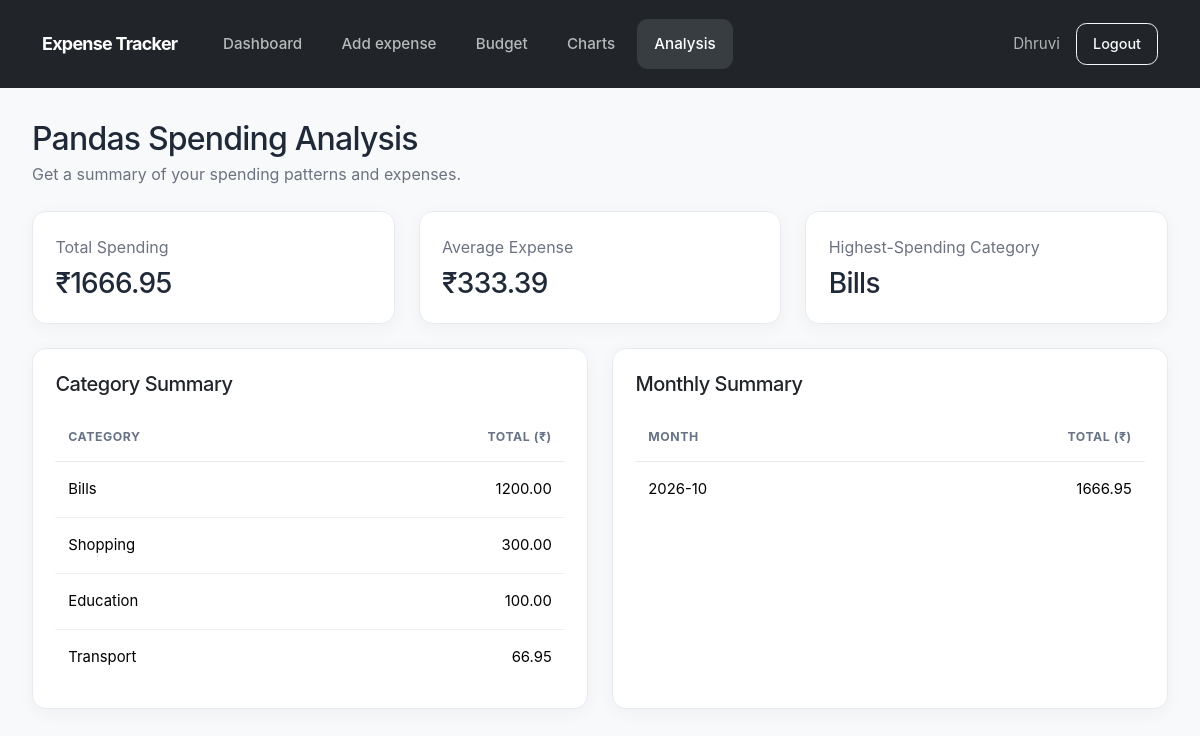
The page /analysis/ (signed in) on the database its author committed.
### expenses/models.py (models this page shows, shortened)
class Category(models.Model):
    name = models.CharField(max_length=50)

### expenses/views.py (the view)
# urls.py: path('analysis/', views.expense_analysis, name='expense_analysis'),
@login_required
def expense_analysis(request):
    expense_records = Expense.objects.filter(
        user=request.user
    ).select_related('category').values(
        'amount', 'category__name', 'date', 'description'
    )
    df = pd.DataFrame(list(expense_records))
    if df.empty:
        total_spent = 0
        average_expense = 0
        highest_category = "No data yet"
        category_summary = []
        monthly_summary = []
    else:
        df['amount'] = pd.to_numeric(df['amount'])
        total_spent = round(df['amount'].sum(), 2)
        average_expense = round(df['amount'].mean(), 2)
        category_totals = (
            df.groupby('category__name')['amount']
            .sum()
            .sort_values(ascending=False)
        )
        highest_category = category_totals.index[0]
        category_summary = [
            {'category': category, 'total': round(total, 2)}
            for category, total in category_totals.items()
        ]
        df['date'] = pd.to_datetime(df['date'])
        df['month'] = df['date'].dt.to_period('M').astype(str)
        monthly_totals = df.groupby('month')['amount'].sum().sort_index()
        monthly_summary = [
            {'month': month, 'total': round(total, 2)}
            for month, total in monthly_totals.items()
        ]
    return render(request, 'expenses/analysis.html', {
        'total_spent': total_spent,
        'average_expense': average_expense,
        'highest_category': highest_category,
        'category_summary': category_summary,
        'monthly_summary': monthly_summary,
    })

### expenses/templates/expenses/analysis.html (shortened to what this page needs)
{% extends 'expenses/base.html' %}
{% block content %}
<div class="mb-4">
    <h1 class="h2 mb-1">Pandas Spending Analysis</h1>
    <p class="text-muted mb-0">
        Get a summary of your spending patterns and expenses.
    </p>
</div>
<div class="row g-4 mb-4">
    <div class="col-md-4">
        <div class="card h-100">
            <div class="card-body">
                <p class="text-muted mb-2">Total Spending</p>
                <h3 class="mb-0">₹{{ total_spent|floatformat:2 }}</h3>
            </div>
        </div>
    </div>
    <div class="col-md-4">
        <div class="card h-100">
            <div class="card-body">
                <p class="text-muted mb-2">Average Expense</p>
                <h3 class="mb-0">₹{{ average_expense|floatformat:2 }}</h3>
            </div>
        </div>
    </div>
    <div class="col-md-4">
        <div class="card h-100">
            <div class="card-body">
                <p class="text-muted mb-2">Highest-Spending Category</p>
                <h3 class="mb-0">{{ highest_category }}</h3>
            </div>
        </div>
    </div>
</div>
<div class="row g-4">
    <div class="col-lg-6">
        <div class="card h-100">
            <div class="card-body">
                <h4 class="h5 mb-3">Category Summary</h4>
                {% if category_summary %}
                    <div class="table-responsive">
                        <table class="table table-hover">
                            <thead>
                                <tr>
                                    <th>Category</th>
                                    <th class="text-end">Total (₹)</th>
                                </tr>
                            </thead>
                            <tbody>
                                {% for item in category_summary %}
                                    <tr>
                                        <td>{{ item.category }}</td>
                                        <td class="text-end">
                                            {{ item.total|floatformat:2 }}
                                        </td>
                                    </tr>
                                {% endfor %}
                            </tbody>
                        </table>
                    </div>
                {% else %}
                    <p class="text-muted mb-0">
                        Add expenses to see the analysis.
                    </p>
                {% endif %}
            </div>
        </div>
    </div>
    <div class="col-lg-6">
        <div class="card h-100">
            <div class="card-body">
                <h4 class="h5 mb-3">Monthly Summary</h4>
                {% if monthly_summary %}
                    <div class="table-responsive">
                        <table class="table table-hover">
                            <thead>
                                <tr>
                                    <th>Month</th>
                                    <th class="text-end">Total (₹)</th>
                                </tr>
                            </thead>
                            <tbody>
                                {% for item in monthly_summary %}
                                    <tr>
                                        <td>{{ item.month }}</td>
                                        <td class="text-end">
                                            {{ item.total|floatformat:2 }}
                                        </td>
                                    </tr>
                                {% endfor %}
                            </tbody>
                        </table>
                    </div>
                {% else %}
                    <p class="text-muted mb-0">
                        No monthly data available yet.
                    </p>
                {% endif %}
            </div>
        </div>
    </div>
</div>
{% endblock %}

### expenses/templates/expenses/base.html (shortened to what this page needs)
{% load static %}
<!DOCTYPE html>
<html lang="en">
<head>
    <link href="https://cdn.jsdelivr.net/npm/bootstrap@5.3.3/dist/css/bootstrap.min.css" rel="stylesheet">
    <link rel="stylesheet" href="{% static 'expenses/style.css' %}">
</head>
<body class="bg-light">
    <nav class="navbar navbar-expand-lg navbar-dark bg-dark app-navbar">
        <div class="container">
            <a class="navbar-brand fw-bold"
               href="{% if user.is_authenticated %}{% url 'dashboard' %}{% else %}{% url 'home' %}{% endif %}">
                Expense Tracker
            </a>
            <div class="collapse navbar-collapse" id="mainNavbar">
                <ul class="navbar-nav me-auto mb-2 mb-lg-0">
                    {% if user.is_authenticated %}
                        <li class="nav-item">
                            <a class="nav-link {% if request.resolver_match.url_name == 'dashboard' %}active{% endif %}"
                               href="{% url 'dashboard' %}">
                                Dashboard
                            </a>
                        </li>
                        <li class="nav-item">
                            <a class="nav-link {% if request.resolver_match.url_name == 'add_expense' or request.resolver_match.url_name == 'edit_expense' %}active{% endif %}"
                               href="{% url 'add_expense' %}">
                                Add expense
                            </a>
                        </li>
                        <li class="nav-item">
                            <a class="nav-link {% if request.resolver_match.url_name == 'manage_budget' %}active{% endif %}"
                               href="{% url 'manage_budget' %}">
                                Budget
                            </a>
                        </li>
                        <li class="nav-item">
                            <a class="nav-link {% if request.resolver_match.url_name == 'expense_charts' %}active{% endif %}"
                               href="{% url 'expense_charts' %}">
                                Charts
                            </a>
                        </li>
                        <li class="nav-item">
                            <a class="nav-link {% if request.resolver_match.url_name == 'expense_analysis' %}active{% endif %}"
                               href="{% url 'expense_analysis' %}">
                                Analysis
                            </a>
                        </li>
                    {% endif %}
                </ul>
                <div class="d-flex align-items-center gap-2">
                    {% if user.is_authenticated %}
                        <span class="navbar-text">
                            {{ user.username }}
                        </span>
                        <form method="post" action="{% url 'logout' %}" class="m-0">
                            <button type="submit" class="btn btn-outline-light">
                                Logout
                            </button>
                        </form>
                    {% endif %}
                </div>
            </div>
        </div>
    </nav>
    <main class="container py-4">
        {% block content %}{% endblock %}
    </main>
</body>
</html>

### expenses/static/expenses/style.css (style rules this page uses)
:root { --page-bg: #f5f7fb; --surface: #ffffff; --text-main: #202938; --text-muted: #6b7280; --border-soft: #e7ebf1; --radius-card: 14px; --shadow-soft: 0 4px 18px rgba(31, 41, 55, 0.045); --shadow-hover: 0 8px 24px rgba(31, 41, 55, 0.09); }
body { background-color: var(--page-bg); font-family: Inter, "Segoe UI", system-ui, -apple-system, sans-serif; color: var(--text-main); line-height: 1.55; -webkit-font-smoothing: antialiased; }
main.container { max-width: 1360px; width: calc(100% - 64px); padding: 2rem 0 3rem !important; margin-left: auto; margin-right: auto; }
.app-navbar { min-height: 88px; padding: 0.75rem 0; background-color: #212529; }
.app-navbar .navbar-brand { font-size: 1.12rem; font-weight: 700; letter-spacing: -0.04em; margin-right: 1.75rem; white-space: nowrap; }
.app-navbar .navbar-nav { gap: 0.25rem; }
.app-navbar .nav-link { padding: 0.85rem 1.1rem !important; border-radius: 11px; color: rgba(255, 255, 255, 0.68); font-size: 0.95rem; font-weight: 500; white-space: nowrap; transition: background-color 0.18s ease, color 0.18s ease; }
.app-navbar .nav-link.active { color: #fff; background-color: #383d42; }
.app-navbar .navbar-text { color: rgba(255, 255, 255, 0.65) !important; font-size: 0.95rem; margin-right: 0.5rem; white-space: nowrap; }
.app-navbar form .btn { padding: 0.55rem 1rem; min-height: auto; border-radius: 0.65rem; font-size: 0.9rem; font-weight: 500; }
h1, h2, h3, h4, h5, h6 { color: var(--text-main); letter-spacing: -0.025em; }
.text-muted { color: var(--text-muted) !important; }
.card { background: var(--surface); border: 1px solid var(--border-soft) !important; border-radius: var(--radius-card); box-shadow: var(--shadow-soft); transition: box-shadow 0.2s ease; }
.card-body { padding: 1.4rem; }
.btn { border-radius: 9px; font-weight: 600; padding: 0.55rem 1rem; transition: transform 0.15s ease; }
.table-responsive { border-radius: 10px; }
.table { margin-bottom: 0; font-size: 0.93rem; }
.table thead th { color: #687386; font-size: 0.77rem; font-weight: 700; letter-spacing: 0.045em; text-transform: uppercase; white-space: nowrap; padding: 0.95rem 0.8rem; border-bottom: 1px solid var(--border-soft); }
.table tbody td { padding: 1rem 0.8rem; border-color: #edf0f5; }
.table tbody tr:last-child td { border-bottom: 0; }

### rows shown on the page
Category: name "Bills", category "Bills", total "1200.00"
Category: category "Shopping", total "300.00"
Category: category "Education", total "100.00"
Category: category "Transport", total "66.95"

### other values the page prints
{{ user.username }} "Dhruvi"
{{ total_spent|floatformat:2 }} "1666.95"
{{ average_expense|floatformat:2 }} "333.39"
{{ item.month }} "2026-10"
{{ item.total|floatformat:2 }} "1666.95"
